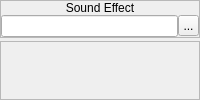
        <widget class="QWidget" name="wPlaySoundEffect">
         <layout class="QVBoxLayout" name="verticalLayout_17">
          <property name="spacing">
           <number>3</number>
          </property>
          <property name="margin">
           <number>0</number>
          </property>
          <item>
           <widget class="QFrame" name="frame_14">
            <property name="sizePolicy">
             <sizepolicy hsizetype="Preferred" vsizetype="Fixed">
              <horstretch>0</horstretch>
              <verstretch>0</verstretch>
             </sizepolicy>
            </property>
            <property name="frameShape">
             <enum>QFrame::StyledPanel</enum>
            </property>
            <property name="frameShadow">
             <enum>QFrame::Raised</enum>
            </property>
            <layout class="QVBoxLayout" name="verticalLayout_16">
             <property name="spacing">
              <number>0</number>
             </property>
             <property name="margin">
              <number>0</number>
             </property>
             <item>
              <widget class="QLabel" name="label_10">
               <property name="sizePolicy">
                <sizepolicy hsizetype="Preferred" vsizetype="Fixed">
                 <horstretch>0</horstretch>
                 <verstretch>0</verstretch>
                </sizepolicy>
               </property>
               <property name="text">
                <string>Sound Effect</string>
               </property>
               <property name="alignment">
                <set>Qt::AlignCenter</set>
               </property>
              </widget>
             </item>
             <item>
              <widget class="QWidget" name="widget_11" native="true">
               <layout class="QHBoxLayout" name="horizontalLayout_10">
                <property name="spacing">
                 <number>0</number>
                </property>
                <property name="margin">
                 <number>0</number>
                </property>
                <item>
                 <widget class="QLineEdit" name="playSFX_leSFX">
                  <property name="text">
                   <string/>
                  </property>
                  <property name="alignment">
                   <set>Qt::AlignCenter</set>
                  </property>
                  <property name="readOnly">
                   <bool>true</bool>
                  </property>
                 </widget>
                </item>
                <item>
                 <widget class="QToolButton" name="playSFX_bBrowseSFX">
                  <property name="sizePolicy">
                   <sizepolicy hsizetype="Fixed" vsizetype="Expanding">
                    <horstretch>0</horstretch>
                    <verstretch>0</verstretch>
                   </sizepolicy>
                  </property>
                  <property name="minimumSize">
                   <size>
                    <width>21</width>
                    <height>21</height>
                   </size>
                  </property>
                  <property name="maximumSize">
                   <size>
                    <width>21</width>
                    <height>21</height>
                   </size>
                  </property>
                  <property name="text">
                   <string>...</string>
                  </property>
                  <property name="icon">
                   <iconset resource="gui_icons.qrc">
                    <normaloff>:/icons/fileopen.png</normaloff>:/icons/fileopen.png</iconset>
                  </property>
                  <property name="iconSize">
                   <size>
                    <width>16</width>
                    <height>16</height>
                   </size>
                  </property>
                 </widget>
                </item>
               </layout>
              </widget>
             </item>
            </layout>
           </widget>
          </item>
          <item>
           <widget class="QFrame" name="frame_15">
            <property name="frameShape">
             <enum>QFrame::StyledPanel</enum>
            </property>
            <property name="frameShadow">
             <enum>QFrame::Raised</enum>
            </property>
           </widget>
          </item>
         </layout>
        </widget>
